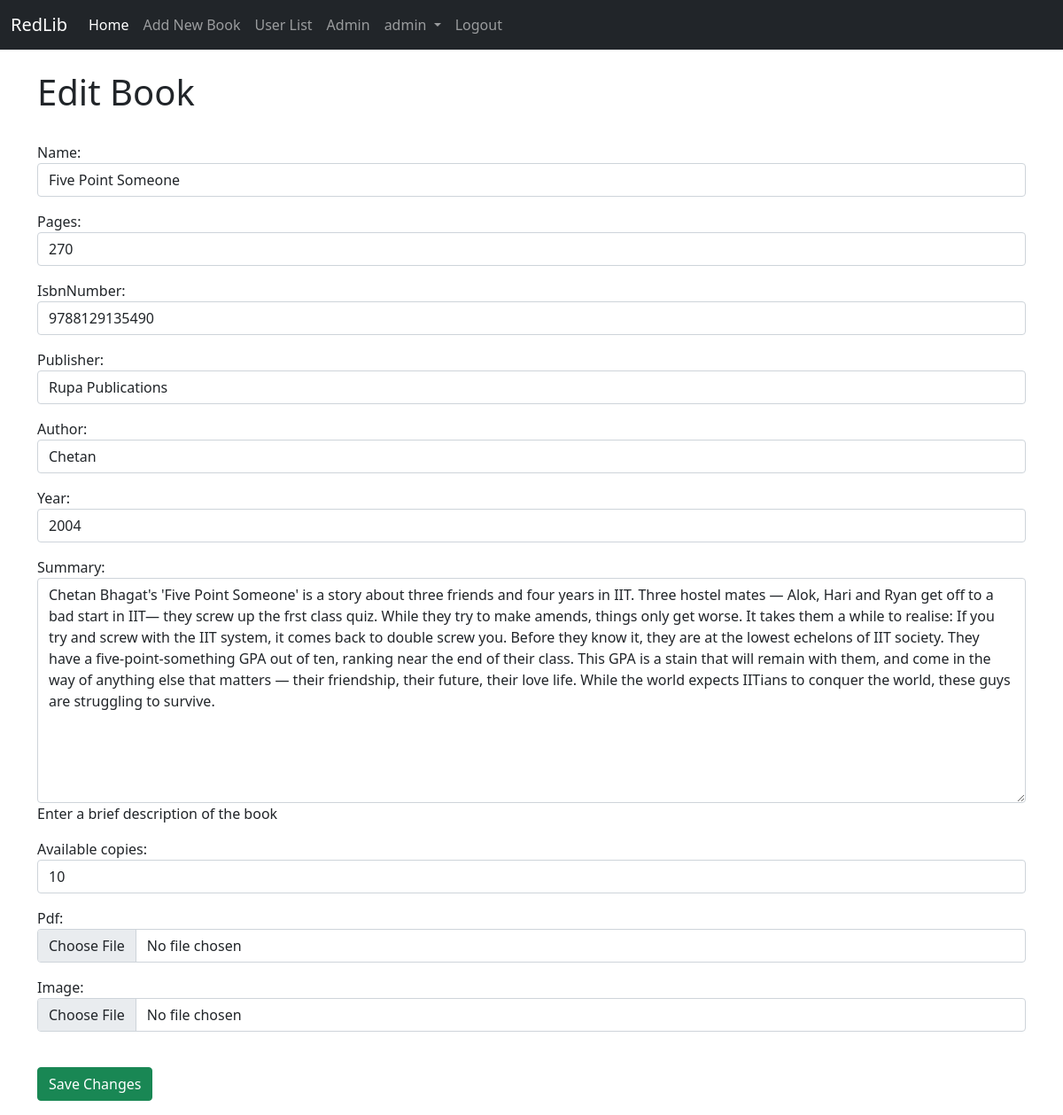
Page /details/22/edit (signed in) on the committed database.
### main/models.py (models this page shows, shortened)
class BookName(models.Model):
	name = models.CharField(max_length=200)
	pages = models.IntegerField()
	isbnNumber = models.IntegerField()
	publisher = models.CharField(max_length=200)
	author = models.CharField(max_length=200)
	year = models.IntegerField()
	image = models.ImageField(null=True, blank=True, upload_to="images/")
	available_copies = models.IntegerField()
	summary = models.TextField(max_length=1000, help_text="Enter a brief description of the book")
	pdf = models.FileField(null=True, blank=True,upload_to='pdfs/')

### main/views.py (the view)
# urls.py: path('details/<int:pk>/edit', EditDetailView.as_view(), name="edit-detail"),
class EditDetailView(UpdateView):
	model = BookName
	form_class = AddNewBook
	template_name = 'editDetail.html'

### main/forms.py
class AddNewBook(forms.ModelForm):
	class Meta:
		model = BookName
		fields = ('name','pages','isbnNumber','publisher','author','year','summary','available_copies','pdf','image')
		widgets = {
			'name' : forms.TextInput(attrs={'class':'form-control'}),
			'pages' : forms.TextInput(attrs={'class':'form-control'}),
			'isbnNumber' : forms.TextInput(attrs={'class':'form-control'}),
			'publisher' : forms.TextInput(attrs={'class':'form-control'}),
			'author' : forms.TextInput(attrs={'class':'form-control'}),
			'year' : forms.TextInput(attrs={'class':'form-control'}),
			'summary' : forms.Textarea(attrs={'class':'form-control'}),
			'available_copies' : forms.TextInput(attrs={'class':'form-control'}),
			'pdf': forms.FileInput(attrs= {'class':'form-control', 'required': False,}),
			'image': forms.FileInput(attrs= {'class':'form-control', 'required': False,}),
		}

### main/templates/editDetail.html (shortened to what this page needs)
{% extends 'base.html' %}
{% block content %}
{% if user.is_staff %}
	<h1>Edit Book</h1><br>
	<div class="form-floating mb-3">
		<form method="POST" enctype="multipart/form-data">
			{{form.as_p}}
			<br/>
			<button type="submit", name="save", class = "btn btn-success ">Save Changes</button>
		</form>
	</div>
{% endif %}
{% endblock %}

### main/templates/base.html (shortened to what this page needs)
<!DOCTYPE html>
<html lang="en">
  	<head>
    	<link href="https://cdn.jsdelivr.net/npm/bootstrap@5.0.0-beta3/dist/css/bootstrap.min.css" rel="stylesheet">
  	</head>
  	<body>
		<nav class="navbar navbar-expand-lg navbar-dark bg-dark">
	  		<div class="container-fluid">
	    		<a class="navbar-brand" href="#">RedLib</a>
	    		<div class="collapse navbar-collapse" id="navbarSupportedContent">
	     			<ul class="navbar-nav me-auto mb-2 mb-lg-0">
	      				{% if user.is_authenticated %}
	      					<li class="nav-item">
	        			  		<a class="nav-link active" aria-current="page" href="{% url 'home' %}">Home</a>
	        				</li>
	        				{% if user.is_staff %}
	      					<li class="nav-item">
	        			  		<a class="nav-link" href="{% url 'add-book' %}">Add New Book</a>
	        				</li>
	        				{% if user.is_superuser %}
	        				<li class="nav-item">
	        			  		<a class="nav-link" href="{% url 'student_list' %}">User List</a>
	        				</li>
	        				<li class="nav-item">
	        			  		<a class="nav-link" href="{% url 'admin:index' %}">Admin</a>
	        				</li>
	        				{% endif %}
	        				{% endif %}
	        				<li class="nav-item dropdown">
	        			  		<a class="nav-link dropdown-toggle" href="#" id="navbarDropdown" role="button" data-bs-toggle="dropdown" aria-expanded="false">
	            				{{user.username}}
	          					</a>
	        				</li>
	        				<li class="nav-item">
	          					<a class="nav-link" href="{% url 'account_logout' %}">Logout</a>
	        				</li>
	      				{% endif %}
	      			</ul>
		    	</div>
		  	</div>
		</nav>
  		<br>
  		<div class = container>
  			{% block content %}
  			{% endblock %}
  		</div>
  	</body>
</html>

### rows in the picture
BookName: name "Five Point Someone", pages "270", isbnNumber "9788129135490", publisher "Rupa Publications", author "Chetan", year "2004", summary "Chetan Bhagat's 'Five Point Someone' is a story about three friends and four years in IIT. Three hostel mates — Alok, Hari and Ryan get off to a bad start in IIT— they screw up the frst class quiz. While they try to make amends, things only get worse. It takes them a while to realise: If you try and screw with the IIT system, it comes back to double screw you. Before they know it, they are at the lowest echelons of IIT society. They have a five-point-something GPA out of ten, ranking near the end of their class. This GPA is a stain that will remain with them, and come in the way of anything else that matters — their friendship, their future, their love life. While the world expects IITians…", available_copies "10"

### other values in the picture
{{ user.username }} "admin"
